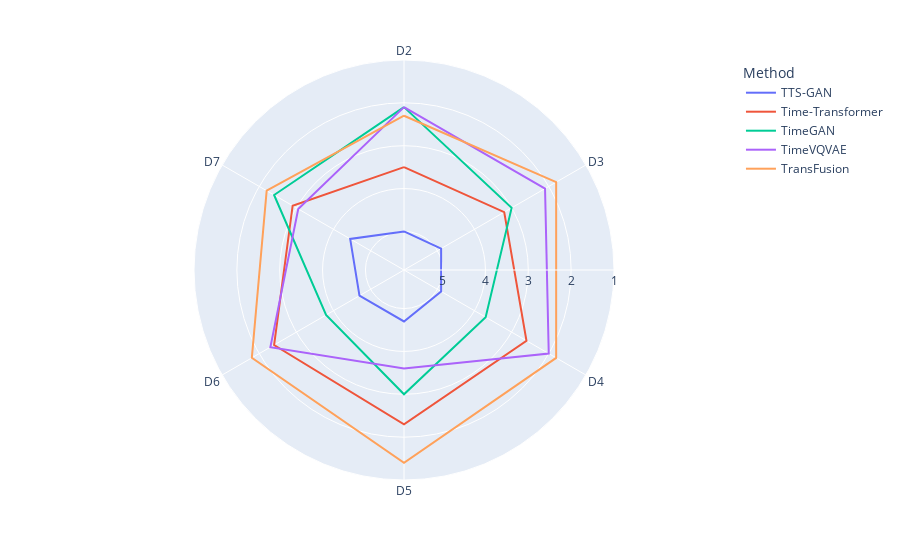

Source (notebook cell):
### Code cell
ranking_by_dataset = rankings.stack(level=0).reset_index().groupby("Method").mean()
spider_by_dataset = ranking_by_dataset.reset_index().melt(id_vars="Method")
px.line_polar(spider_by_dataset, r="value", theta="Dataset", color="Method", line_close=True) \
    .update_layout(polar={"radialaxis": {"range": [5.9,1], "dtick": 1}})

### Figure 1 — Plotly figure (JSON) as saved in the notebook; plotly's stock layout.template omitted (floating-point values rounded to 4 significant figures)
{"data": [{"hovertemplate": "Method=TTS-GAN<br>value=%{r}<br>Dataset=%{theta}<extra></extra>", "legendgroup": "TTS-GAN", "line": {"color": "#636efa", "dash": "solid"}, "marker": {"symbol": "circle"}, "mode": "lines", "name": "TTS-GAN", "r": [5, 4.9, 4.9, 4.7, 4.7, 4.45, 5], "showlegend": true, "subplot": "polar", "theta": ["D2", "D3", "D4", "D5", "D6", "D7", "D2"], "type": "scatterpolar"}, {"hovertemplate": "Method=Time-Transformer<br>value=%{r}<br>Dataset=%{theta}<extra></extra>", "legendgroup": "Time-Transformer", "line": {"color": "#EF553B", "dash": "solid"}, "marker": {"symbol": "circle"}, "mode": "lines", "name": "Time-Transformer", "r": [3.5, 3.2, 2.6, 2.3, 2.4, 2.9, 3.5], "showlegend": true, "subplot": "polar", "theta": ["D2", "D3", "D4", "D5", "D6", "D7", "D2"], "type": "scatterpolar"}, {"hovertemplate": "Method=TimeGAN<br>value=%{r}<br>Dataset=%{theta}<extra></extra>", "legendgroup": "TimeGAN", "line": {"color": "#00cc96", "dash": "solid"}, "marker": {"symbol": "circle"}, "mode": "lines", "name": "TimeGAN", "r": [2.1, 3, 3.7, 3, 3.8, 2.4, 2.1], "showlegend": true, "subplot": "polar", "theta": ["D2", "D3", "D4", "D5", "D6", "D7", "D2"], "type": "scatterpolar"}, {"hovertemplate": "Method=TimeVQVAE<br>value=%{r}<br>Dataset=%{theta}<extra></extra>", "legendgroup": "TimeVQVAE", "line": {"color": "#ab63fa", "dash": "solid"}, "marker": {"symbol": "circle"}, "mode": "lines", "name": "TimeVQVAE", "r": [2.1, 2.1, 2, 3.6, 2.3, 3.05, 2.1], "showlegend": true, "subplot": "polar", "theta": ["D2", "D3", "D4", "D5", "D6", "D7", "D2"], "type": "scatterpolar"}, {"hovertemplate": "Method=TransFusion<br>value=%{r}<br>Dataset=%{theta}<extra></extra>", "legendgroup": "TransFusion", "line": {"color": "#FFA15A", "dash": "solid"}, "marker": {"symbol": "circle"}, "mode": "lines", "name": "TransFusion", "r": [2.3, 1.8, 1.8, 1.4, 1.8, 2.2, 2.3], "showlegend": true, "subplot": "polar", "theta": ["D2", "D3", "D4", "D5", "D6", "D7", "D2"], "type": "scatterpolar"}], "layout": {"legend": {"title": {"text": "Method"}, "tracegroupgap": 0}, "margin": {"t": 60}, "polar": {"angularaxis": {"direction": "clockwise", "rotation": 90}, "domain": {"x": [0, 1], "y": [0, 1]}, "radialaxis": {"dtick": 1, "range": [5.9, 1]}}}}
